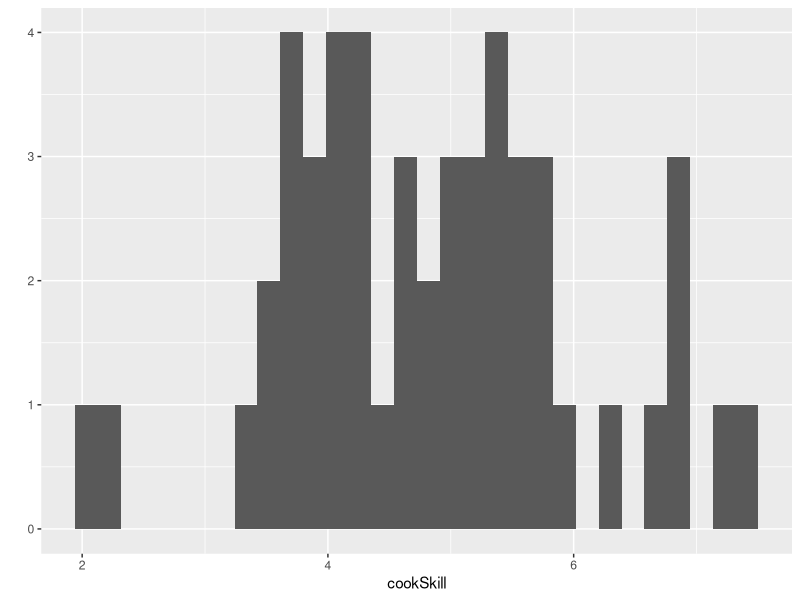
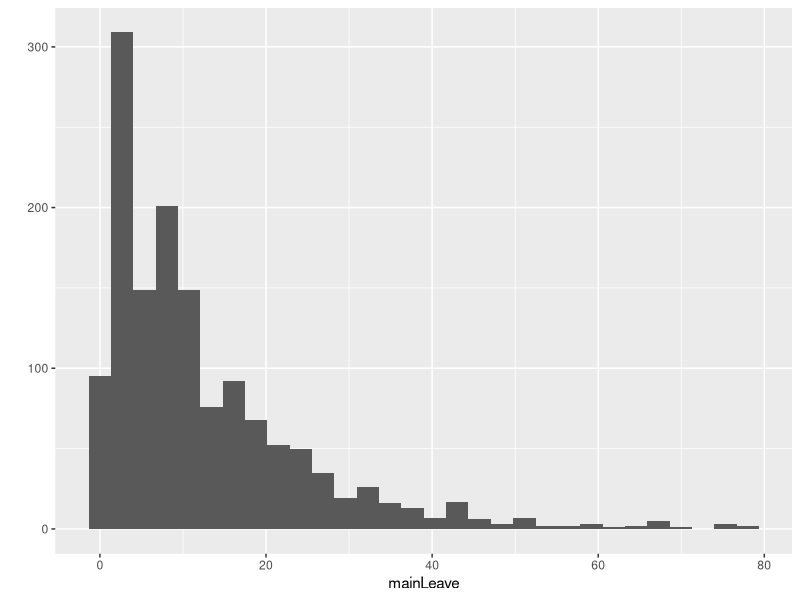
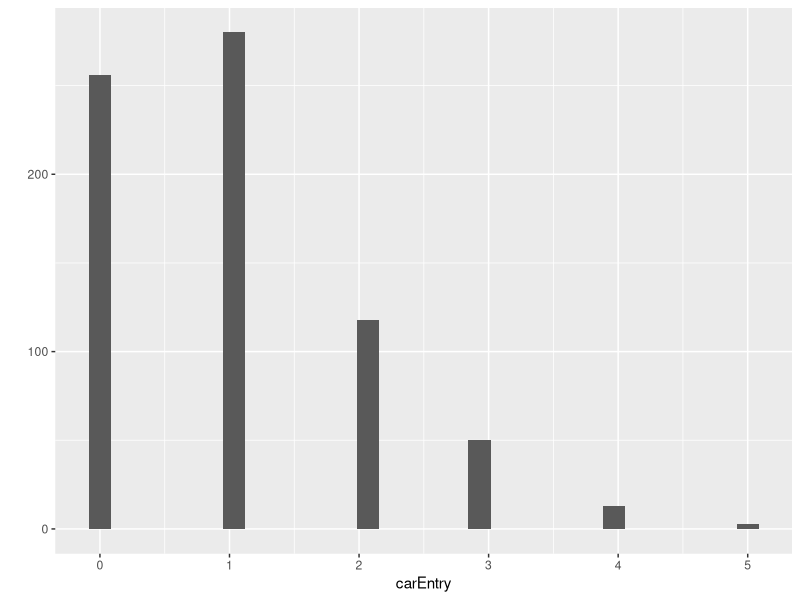
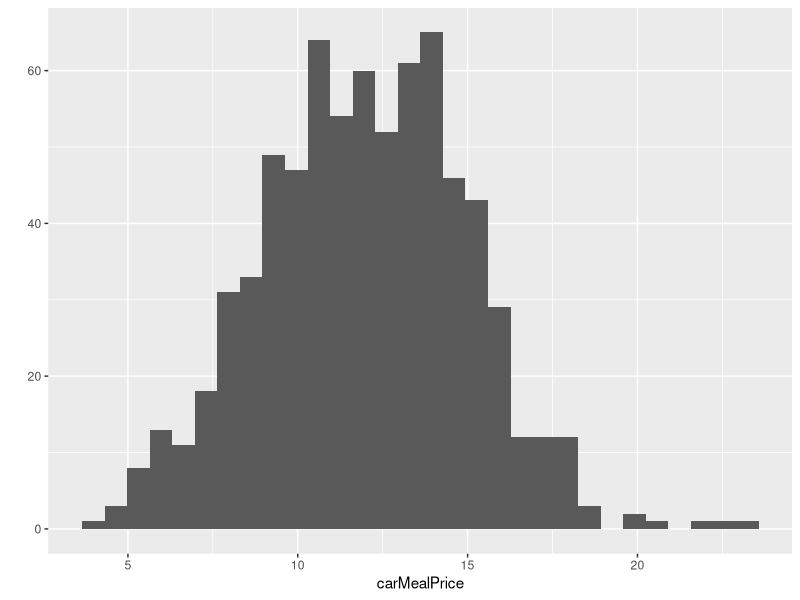
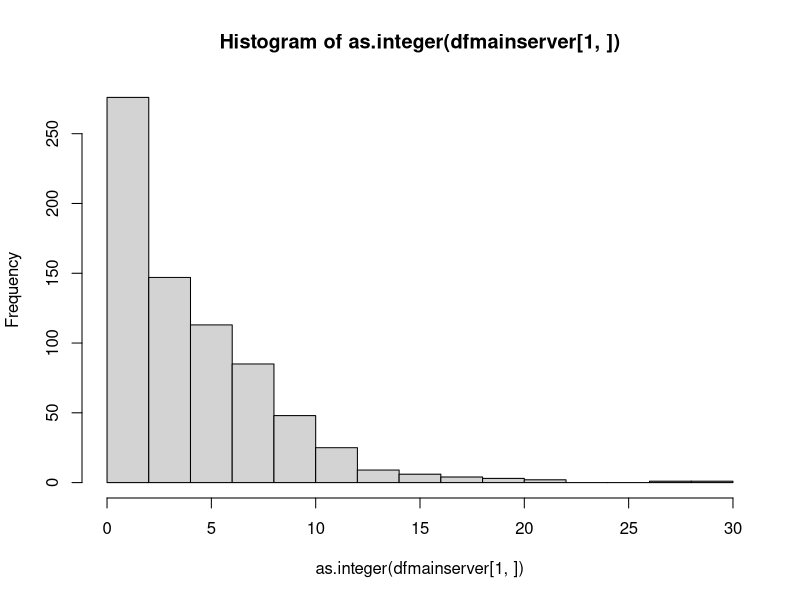
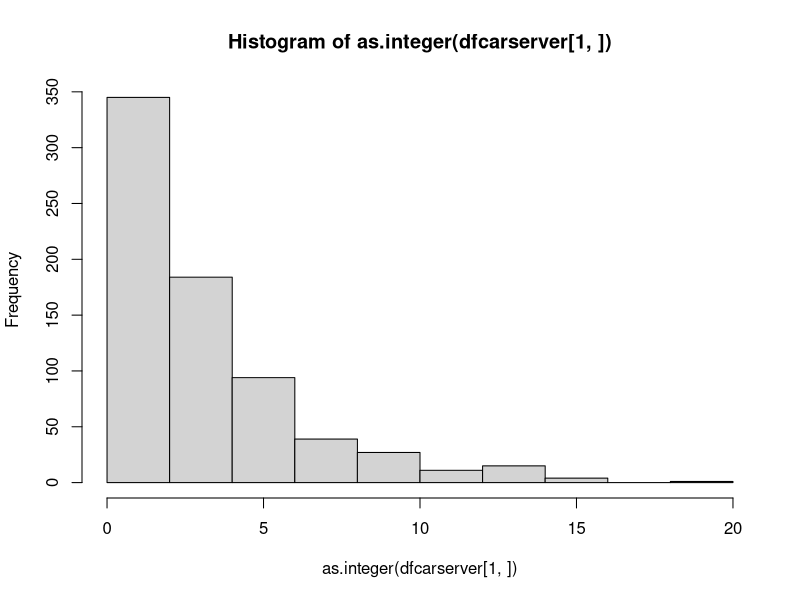
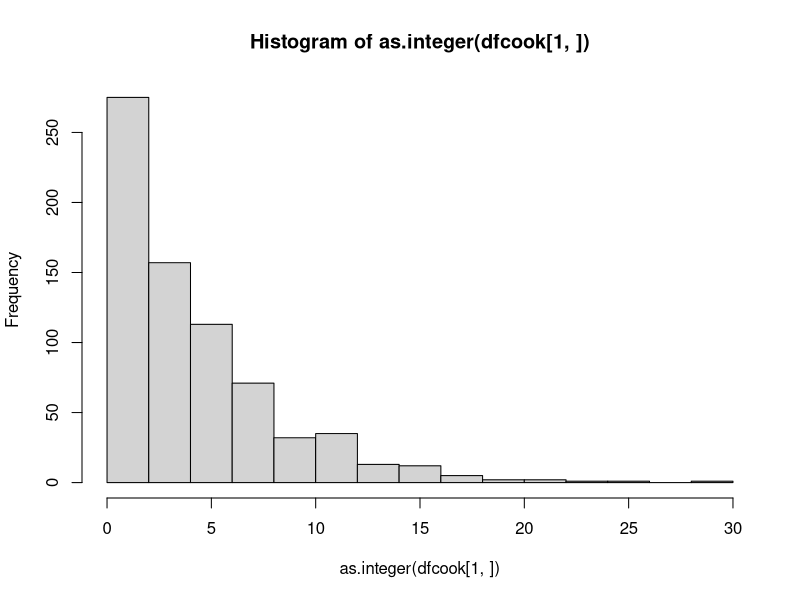

Generate these figures, in order, with R: (Note: a time limit stopped this script after it produced the figures.)
library("ggplot2")
library("dplyr")

pricePerMeal = 4.00 # Price one meal unit is sold at
costPerMeal = 2.80 # Price to produce one meal unit
wageRate = 8.00 

mainServerNumber = 1
carServerNumber = 1
mainServerSkill = rnorm(mainServerNumber) + 3 # Generates an array of normal distribution values 
carServerSkill = rnorm(carServerNumber) + 3

cookNumber = 50
cookSkill = rnorm(cookNumber) + 5
qplot(cookSkill)

storageCapacity = 100
storage = 0

mainEPM = 2 # Main entrance per minute
carEPM = 1 # Car entrance per minute
simulationMinutes = 720 # 720 minutes = 12 hours
mainEntry = rpois(simulationMinutes, mainEPM)
carEntry = rpois(simulationMinutes, carEPM)

avgTimeToLeave = 12
mainLeave = ceiling(rexp(sum(mainEntry),rate = 1/avgTimeToLeave))
carLeave = ceiling(rexp(sum(carEntry),rate = 1/avgTimeToLeave))
qplot(mainLeave)

mainMealPrice = round(rnorm(sum(mainEntry)) * 3 + 10,2) 
carMealPrice = round(rnorm(sum(carEntry)) * 3 + 12,2) 

qplot(carEntry)
qplot(carMealPrice)

dflogs <- data.frame () # Dataframe to track queues
mainQueue = 0
carQueue = 0
sales = 0
materials = 0
profits = 0

dfmain <- data.frame () # Dataframe to track main queue
dfcar <- data.frame () # Dataframe to track car queue
mainClientNumber = 0
carClientNumber = 0


mainInitialized = FALSE
carInitialized = FALSE

dfmainserver <- data.frame () # Dataframe to track servers in main entrance
dfcarserver <- data.frame () # Dataframe to track servers in main entrance
dfcook <- data.frame () # Dataframe to track cooks
for(i in 1:mainServerNumber){
  dfmainserver <- rbind(dfmainserver, ceiling(rexp(720,rate = 1/mainServerSkill[i])))
}
hist(as.integer(dfmainserver[1,]))
for(i in 1:mainServerNumber){
  dfcarserver <- rbind(dfcarserver, ceiling(rexp(720,rate = 1/carServerSkill[i])))
}
hist(as.integer(dfcarserver[1,]))

for(i in 1:cookNumber){
  dfcook <- rbind(dfcook, ceiling(rexp(720,rate = 1/cookSkill[i])))
}
hist(as.integer(dfcook[1,]))



# Convert to timestamp notation
for(i in 1:cookNumber){
  for(j in 1:(length(dfcook[i,]) - 1)){
    dfcook[i,j+1] <- dfcook[i,j+1] + dfcook[i,j] 
  }
}

mainPlace <- 1
carPlace <- 1

for(t in 1:simulationMinutes){
  
  if(mainEntry[t] != 0){
    for(i in 1:mainEntry[t]){
      mainClientNumber <- mainClientNumber + 1
      dfmain <- rbind(dfmain, c(mainClientNumber, mainMealPrice[mainClientNumber], 'Ordering', t, '', ''))
      if(!mainInitialized){
        mainInitialized <- TRUE
      }
    }
  }
  
  if(carEntry[t] != 0){
    for(i in 1:carEntry[t]){
      carClientNumber <- carClientNumber + 1
      dfcar <- rbind(dfcar, c(carClientNumber, carMealPrice[carClientNumber], 'Ordering', t, '', ''))
      if(!carInitialized){
        carInitialized <- TRUE
      }
    }
  }
  
  # Prevent errors with indexing
  if(mainInitialized){
    colnames(dfmain) <- c('Client Number','Meal Price', 'State', "Entry Time", "Order Time", "Served Time")
  }
  if(carInitialized){
    colnames(dfcar) <- c('Client Number','Meal Price', 'State', "Entry Time", "Order Time", "Served Time")
  }

  # Cook modeling
  for(i in 1:length(dfcook[,1])){
    for(j in 1:length(dfcook[i,])){
      if(dfcook[i,j] > t){
        break
      }
      if(dfcook[i,j] == t){
        if(storage < storageCapacity){
          storage <- storage + 1
        }
        materials <- materials + costPerMeal
      }    
    }
  }

  # Server modeling
  # if(mainInitialized){
  #   for(j in 1:length(dfmain[,1])){
  #     if(dfmain[j,3] == "Ordering"){
  #       if(storage >= round((as.numeric(dfmain[j,2]) / pricePerMeal),2)){
  #         for(i in 1:length(dfmainserver[,1])){
  #           dfmainserver[i,mainPlace] <- dfmainserver[i,mainPlace] - 1
  #           if(dfmainserver[i,mainPlace] == 0){
  #             mainPlace <- mainPlace + 1 
  #             sales <- sales + as.numeric(dfmain[j,2])
  #             storage <- round(storage - (as.numeric(dfmain[j,2]) / pricePerMeal), 2)
  #             dfmain[j,6] <- t
  #             dfmain[j,3] <- "Served"
  #             mainQueue <- mainQueue - 1
  #           }
  #           break
  #         }
  #       }
  #     }
  #   }
  # }

  # if(carInitialized){
  #   for(j in 1:length(dfcar[,1])){
  #     if(dfcar[j,3] == "Ordering"){
  #       if(storage >= round((as.numeric(dfcar[j,2]) / pricePerMeal),2)){
  #         for(i in 1:length(dfcarserver[,1])){
  #           dfcarserver[i,carPlace] <- dfcarserver[i,carPlace] - 1
  #           if(dfcarserver[i,carPlace] == 0){
  #             carPlace <- carPlace + 1
  #             sales <- sales + as.numeric(dfcar[j,2])
  #             storage <- round(storage - (as.numeric(dfcar[j,2]) / pricePerMeal), 2)
  #             dfcar[j,6] <- t
  #             dfcar[j,3] <- "Served"
  #             carQueue <- carQueue - 1
  #           }
  #           break
  #         }
  #       }
  #     }
  #   }
  # }
  
  mainQueue <- mainQueue + mainEntry[t]
  # carQueue <- carQueue + carEntry[t]

  wages <- round((carServerNumber + mainServerNumber + cookNumber) * wageRate * (t/60),2)
  
  profits <- sales - materials - wages
  
  dflogs <- rbind(dflogs, c(t, mainQueue, carQueue, storage, sales, materials, wages, profits))
  
  # Main and car queue leaving modeled by exponential distribution
  if(mainInitialized){
    for(i in 1:length(dfmain[,1])){
      if(dfmain[i,3] == 'Ordering'){
        if((t - as.integer(dfmain[i,4])) >= mainLeave[i]){
          mainQueue <- mainQueue - 1
          dfmain[i,3] <- 'Left'
          dfmain[i,6] <- t
        }
      }
    }
  }
  if(carInitialized){
    for(i in 1:length(dfcar[,1])){
      if(dfcar[i,3] == 'Ordering'){
        if((t - as.integer(dfcar[i,4])) >= carLeave[i]){
          carQueue <- carQueue - 1
          dfcar[i,3] <- 'Left'
          dfcar[i,6] <- t
        }
      }
    }
  }
  
  print(t)
  
  # if(t %% 60 == 0){
  #   print(t)
  # }
}

colnames(dflogs) <- c('Minute','Main Queue', 'Car Queue', 'storage', 'Sales', 'Materials', 'Wages', 'Profits')

print(sum(mainEntry))

y_rexp <- ceiling(rexp(1, rate = 0.2))
hist(y_rexp)
print(y_rexp)

qplot(dflogs$Minute, dflogs$storage)

qplot(dflogs$Minute, dflogs$`Main Queue`)
